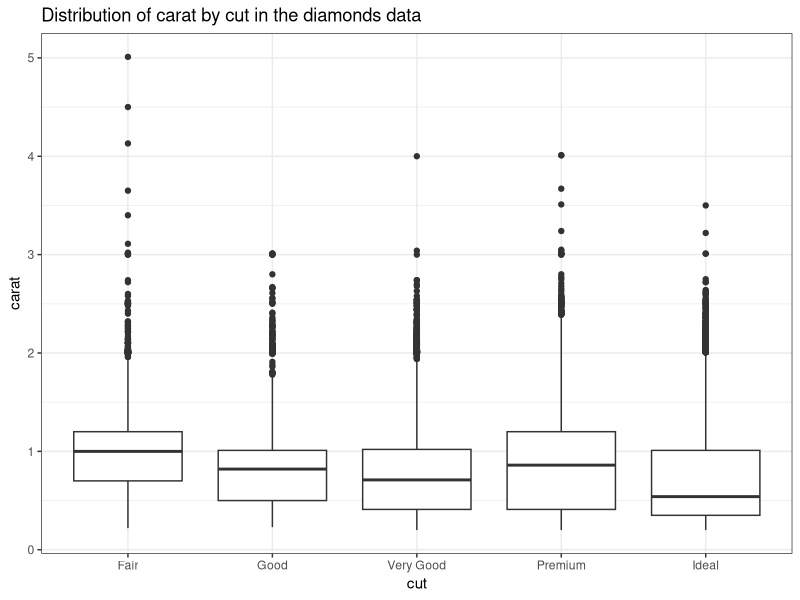
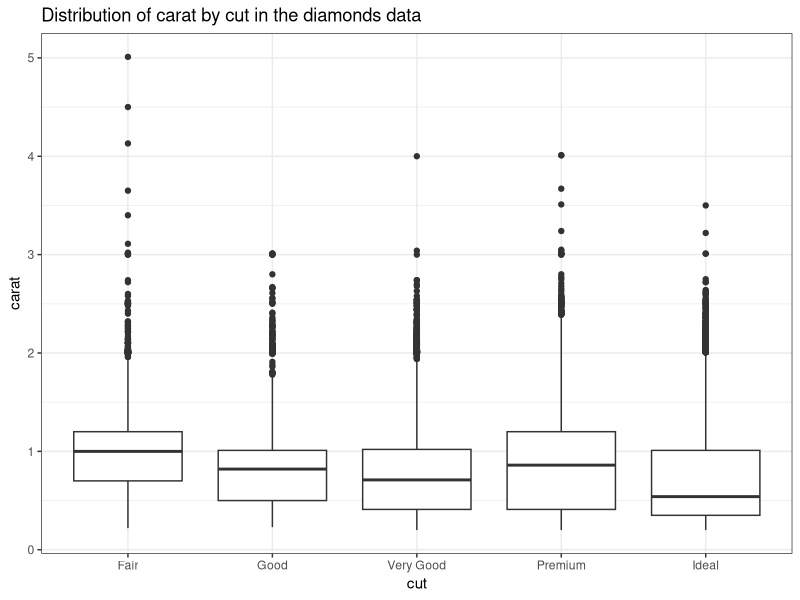
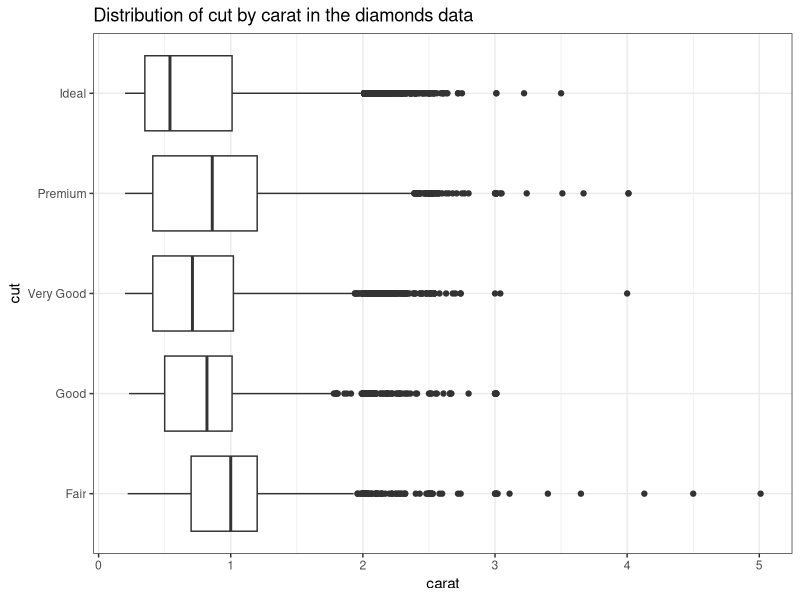
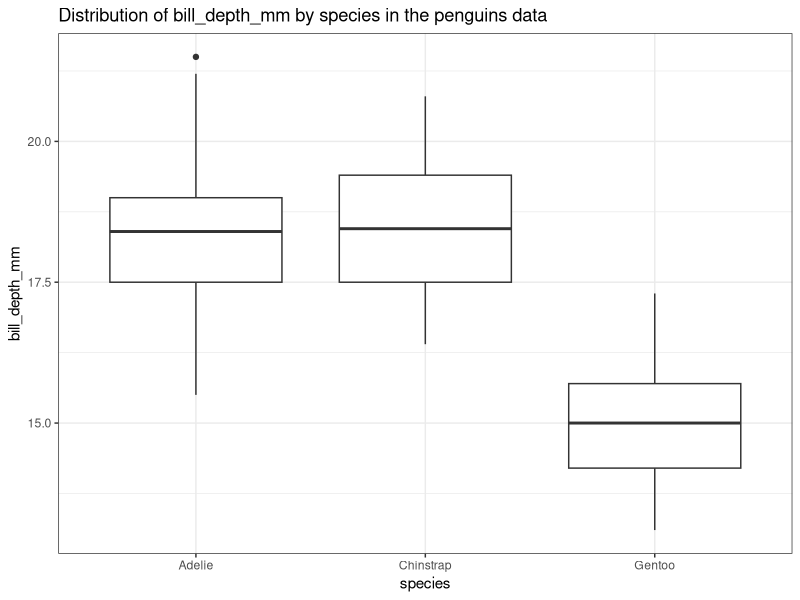

Source code (R) for these figures, in order:
## ---- chunk 1
library(tidyverse)

diamonds |>
  ggplot(aes(x = cut, y = carat)) +
  geom_boxplot() +
  theme_bw() +
  labs(title = "Distribution of carat by cut in the diamonds data")
## ---- chunk 2
group_boxplot <- function(df, x, y) {
  label <- rlang::englue("Distribution of {{y}} by {{x}} in the {{df}} data")
  
  df |>
    ggplot(aes(x = {{ x }}, y = {{ y }})) +
    geom_boxplot() + 
    theme_bw() +
    labs(title = label)
}
## ---- chunk 3
library(palmerpenguins)

group_boxplot(diamonds, cut, carat)
group_boxplot(diamonds, carat, cut)
group_boxplot(penguins, species, bill_depth_mm)
